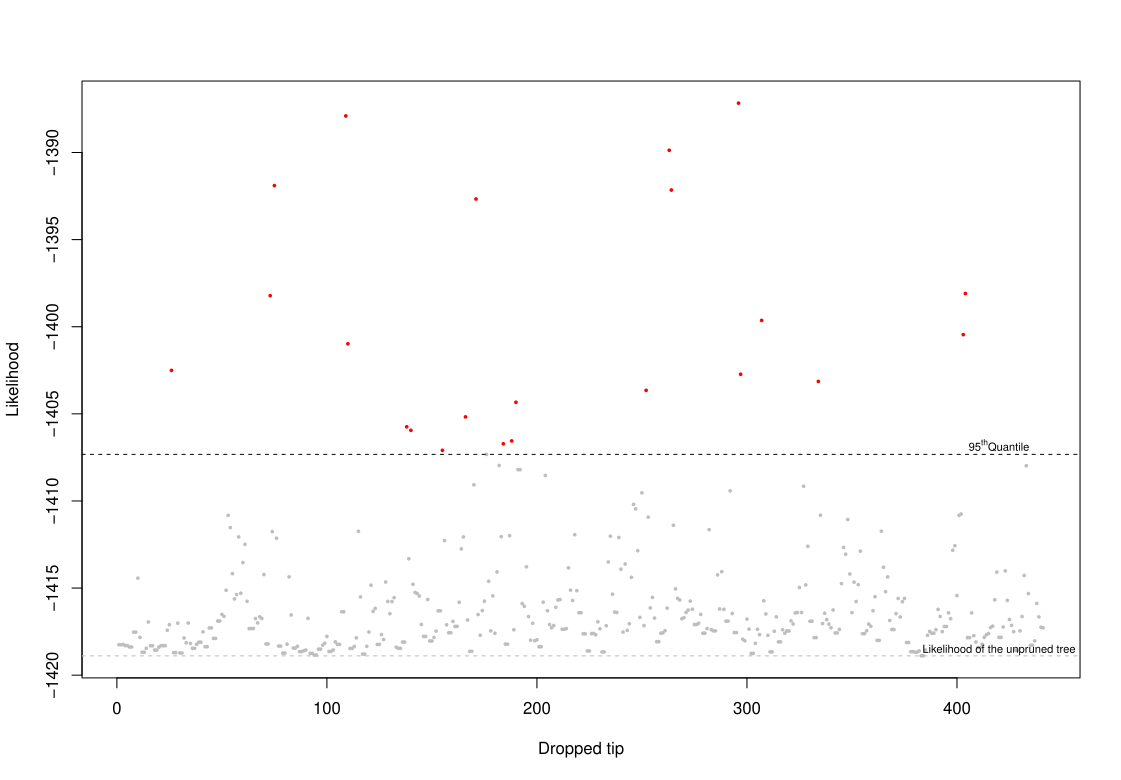

Write the R code that produced this figure.
# Terrence Sylvester
# pradakshanas@gmail.com
# August 31, 2021

# read in data
load("../results/8a.calculate.likelihood.Lepidoptera.tip.RData")
liks <- unlist(x)
# fill in likelihood table
lik.table$likelihood <- liks
# plot the results
plot(liks,
     pch = 16,
     cex = .5,
     xlab = "Dropped tip",
     ylab = "Likelihood",
     col = c("gray", "red")[(liks > quantile(x = liks, 0.95)) + 1])
# cutoff mark
abline(h = quantile(x = liks, 0.95),
       col = "black",
       lty = 2,)
text(x = 420,
     y = quantile(x = liks, 0.95)-0.4,
     label = expression(paste("95"^"th","Quantile","")),
     pos = 3,
     cex = .7)
abline(h = full.tree.lik,
       col = "gray",
       lty = 2)
text(x = 420,
     y = full.tree.lik - .4,
     label = "Likelihood of the unpruned tree",
     pos = 3,
     cex = .7)
